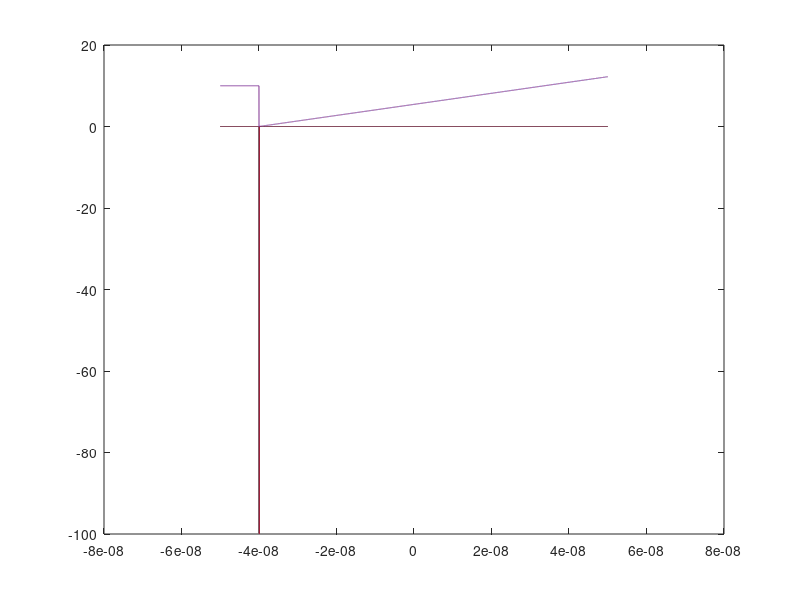

MATLAB code for this plot:
mo = 9.11e-31;   %mass of electron
h = 1.05e-34;    %Js 
hbar = h/(2*pi);
m = 0.22*mo;     %effective mass cit: http://journals.aps.org/prb/pdf/10.1103/PhysRevB.57.1374
q = 1.60e-19;
Kb = 8.61673e-5;

L = 50e-9; %2L = 100nm
N = 10000;
x = linspace(-L,L,N)';
dx = x(2) - x(1);

Eltrig = -135741908.264347;
DeltaPot = Eltrig*dx;
trig = 1:9000; %-0.2:0.2/900:-0.00002;

U = [10*ones(1,1000) -DeltaPot*trig]';
% Two finite square wells of width 2w and distance 2a apart %
w = L/50; 
a=3*w;
%U = -200*(heaviside(x+w-a) - heaviside(x-w-a) + heaviside(x+w+a) - heaviside(x-w+a));
% Three-point finite-difference representation of Laplacian
% using sparse matrices, where you save memory by only
% storing non-zero matrix elements
e = ones(N,1); 
Lap = spdiags([e -2*e e],[-1 0 1],N,N)/dx^2;
% Total Hamiltonian
%hbar = 1; m = 0.2; % constants for Hamiltonian 

H = -1/2*(hbar^2/m)*Lap + spdiags(U,0,N,N);
% Find lowest nmodes eigenvectors and eigenvalues of sparse matrix 
nmodes = 10; options.disp = 0;
[V,E] = eigs(H,nmodes,'sa',options); % find eigs
[E,ind] = sort(diag(E));% convert E to vector and sort low to high 
V = V(:,ind); % rearrange corresponding eigenvectors
% Generate plot of lowest energy eigenvectors V(x) and U(x)
Usc = U*max(abs(V(:)))/max(abs(U)); % rescale U for plotting 
plot(x,V,x,Usc,'--k'); % plot V(x) and rescaled U(x)
% Add legend showing Energy of plotted V(x)
lgnd_str = [repmat('E = ',nmodes,1),num2str(E)];
legend(lgnd_str) % place lengend string on plot
shg

plot(x,100*V(:,1:10)+E(1:10)',x,U)
hold on 
%surface(A)